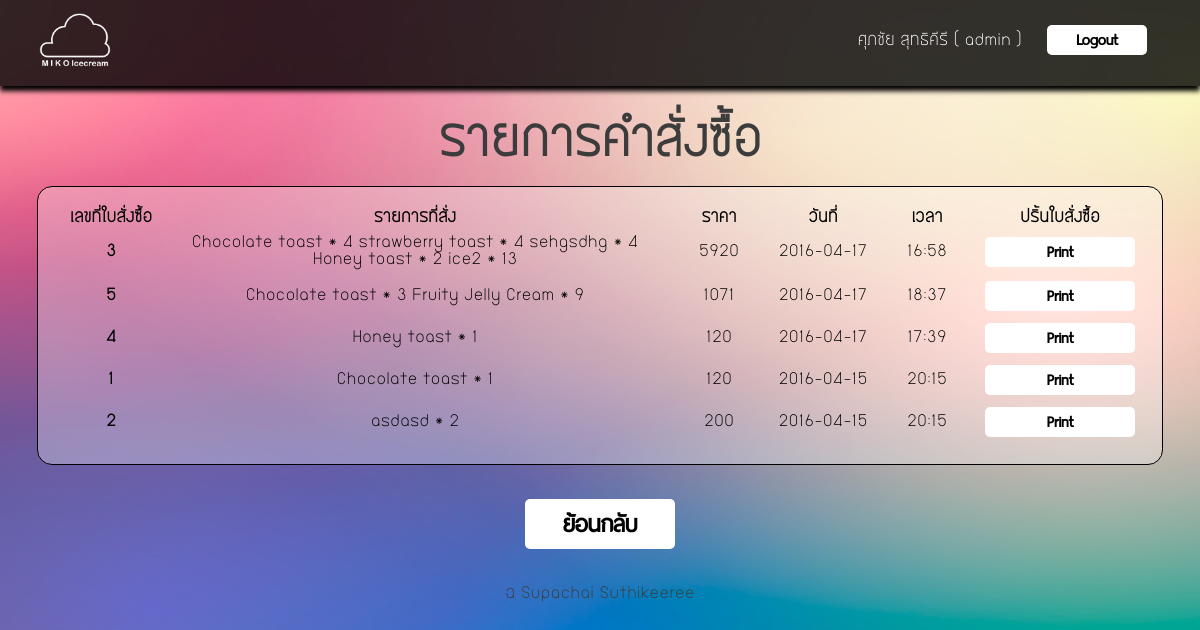
/receipt_show.php (signed in), run on an earlier commit of the app's database.
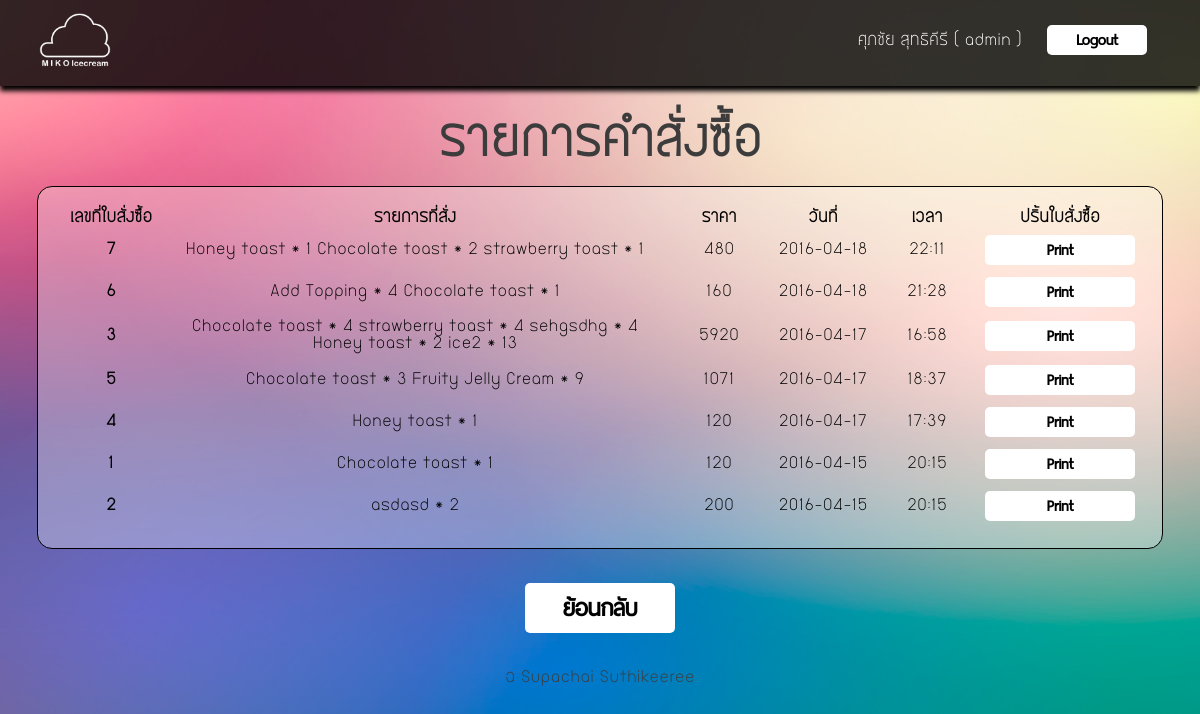
And on a later commit of the database.
### tables this page shows
CREATE TABLE `receipt` (
  `Receipt_id` int(10) NOT NULL,
  `Receipt_pro` varchar(1000) NOT NULL,
  `Receipt_price` float NOT NULL,
  `Receipt_date` varchar(10) default NULL,
  `Receipt_time` varchar(10) default NULL,
  PRIMARY KEY  (`Receipt_id`)
);

### receipt_show.php (the view, shortened to what this page needs)
<link rel="stylesheet" type="text/css" href="mystyle-main.css">
<head><meta charset="UTF-8">
</head>
<body>
		<table border="0" id="top-menu" >
		<tr><td width="100px">
			<div style="padding-left:30px; padding-top:10px;">
			<a href="main.php"><img src="images/cloud1.png" width="" height="70" border="0" alt="" ></a></td>
			<td align="right">
					<div style="padding-right:50px; padding-top:10px;">
					<form method="post" action="index.php">
					<font size="" color="#ffffff" ><?php
					 echo $_SESSION[fullname] . " ( ".$_SESSION[username]. " )";
					?></font>
					&nbsp;&nbsp;	<input type="submit" value="Logout" id="button2">
					</form>
					</div>
			</td>
		</tr>
		</table>
<center>
<br><br>
			<font size="30px" color="#3c3c3c"><strong>รายการคำสั่งซื้อ</strong></font>
			<br><br>
<table border="0" id="table2">
<tr>
	<th width="100px">เลขที่ใบสั่งซื้อ</th>
	<th width="500px">รายการที่สั่ง</th>
	<th width="100px">ราคา</th>
	<th width="100px">วันที่</th>
	<th width="100px">เวลา</th>
	<th width="100px">ปริ้นใบสั่งซื้อ</th>
</tr>
<?php
 $sql="select * from receipt";
$result=mysql_query($sql);
while($row=mysql_fetch_array($result)){
?>
<tr>
	<th><?=$row[Receipt_id]?></th>
	<td><center><?=$row[Receipt_pro]?></td>
	<td><center><?=$row[Receipt_price]?></td>
	<td><center><?=$row[Receipt_date]?></td>
	<td><center><?=$row[Receipt_time]?></td>
	<td><center><input type="button" value="Print" onclick="printorder('<?=$row[Receipt_id]?>')" id="button3"></td>
</tr>
<?php } ?>
</table>
<br><br>
<input type="button" value="ย้อนกลับ" onclick="window.location='main.php'" id="button4">
<br><br><br>
			<table id="footer" border="0" width="100%">
				<tr>
					<td align="center"><font size="" color="#3c3c3c" >&copy; Supachai Suthikeeree</font></td>
				</tr>
				</table>

What changed in the data, as far as the page shows it:
added receipt: Receipt_id "7", Receipt_pro "Honey toast * 1 Chocolate toast * 2 strawberry toast * 1", Receipt_price "480", Receipt_date "2016-04-18", Receipt_time "22:11"
added receipt: Receipt_id "6", Receipt_pro "Add Topping * 4 Chocolate toast * 1", Receipt_price "160", Receipt_date "2016-04-18", Receipt_time "21:28"
